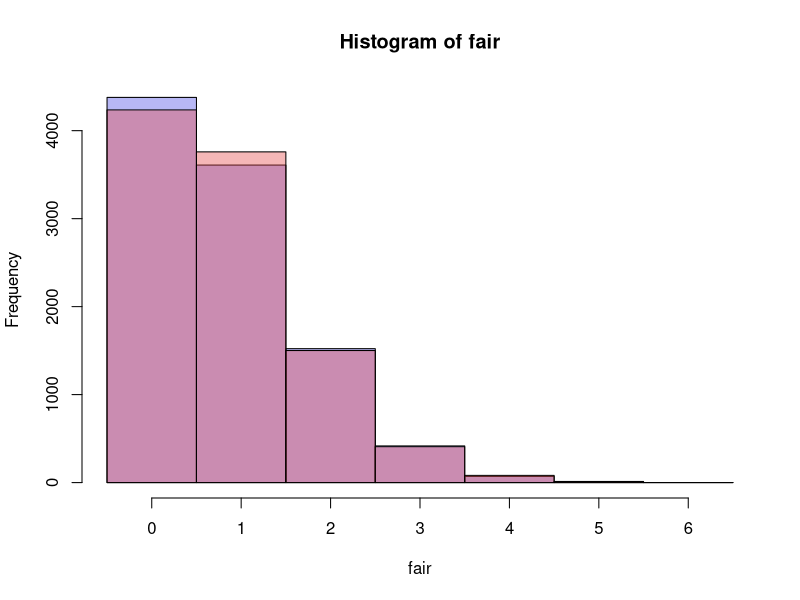

Recreate this plot in R.
## ---- chunk 1

## ---- chunk 2
# Simulate some data
fair <- rbinom(10000, size=30, prob=1/37)
unfair <- rbinom(10000, size=30, prob=1/36)

# Make some pretty colors.  alpha is "transparency"
blue <- rgb(0.3, 0.3, 0.9, alpha = 0.4)
pink <- rgb(0.9, 0.3, 0.3, alpha = 0.4)

# plot our histograms.  add=TRUE will add your plot to the current plot.
hist(fair, col=blue, breaks=0:7 - 0.5)
hist(unfair, col=pink, breaks=0:7 - 0.5, add=TRUE)
